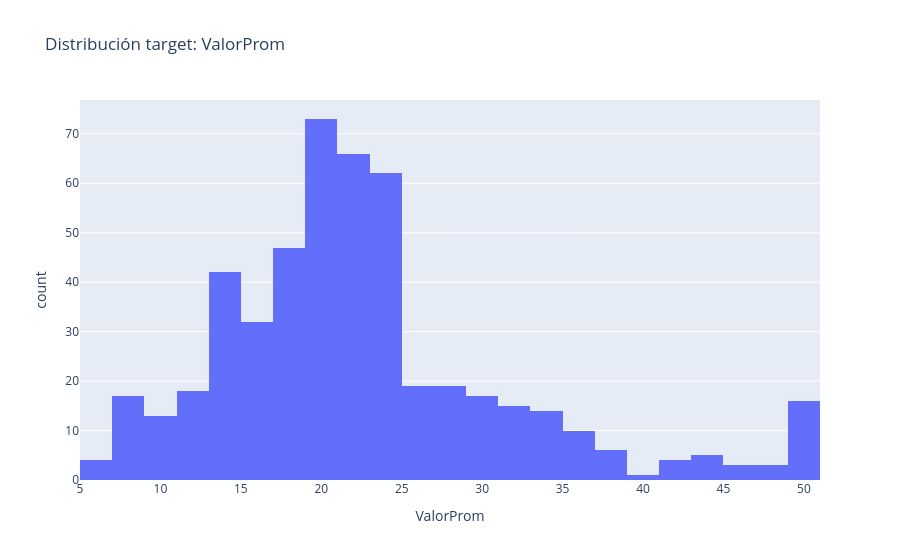
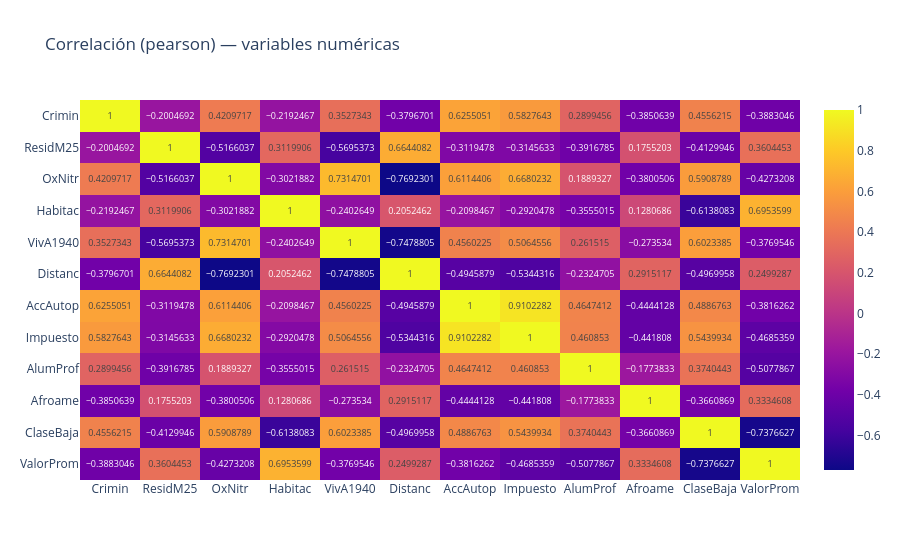
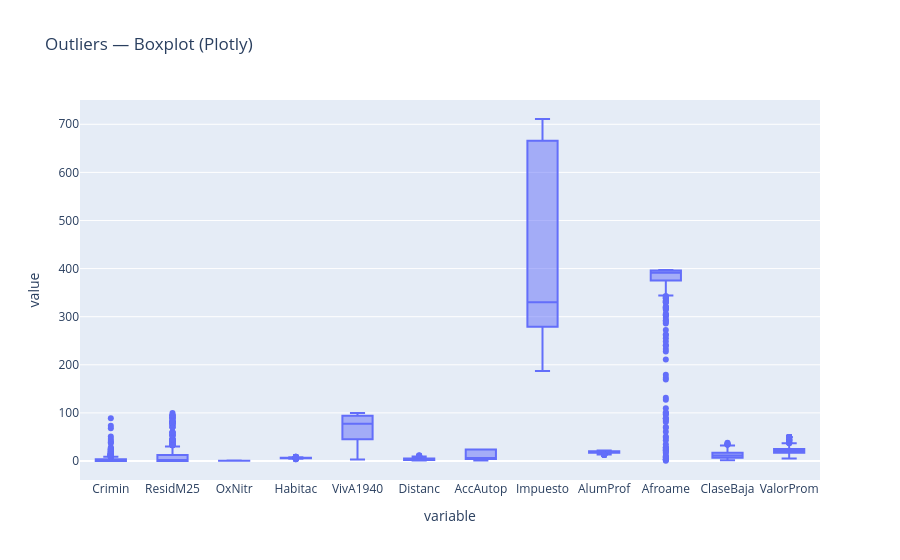

Write notebook code for charts like these, in order.
### Code cell
eda = EDAQuick(df, target="ValorProm")
eda.run_eda()

### Figure 1 — Plotly figure (JSON) as saved in the notebook; plotly's stock layout.template omitted (floating-point values rounded to 4 significant figures; data arrays with more than 128 entries replaced by an {"elided": "..."} marker saying what was removed)
{"data": [{"bingroup": "x", "hovertemplate": "ValorProm=%{x}<br>count=%{y}<extra></extra>", "legendgroup": "", "marker": {"color": "#636efa", "pattern": {"shape": ""}}, "name": "", "nbinsx": 30, "orientation": "v", "showlegend": false, "type": "histogram", "x": {"elided": "506 float values"}, "xaxis": "x", "yaxis": "y"}], "layout": {"barmode": "relative", "legend": {"tracegroupgap": 0}, "title": {"text": "Distribución target: ValorProm"}, "xaxis": {"anchor": "y", "domain": [0, 1], "title": {"text": "ValorProm"}}, "yaxis": {"anchor": "x", "domain": [0, 1], "title": {"text": "count"}}}}

### Figure 2 — Plotly figure (JSON) as saved in the notebook; plotly's stock layout.template omitted (floating-point values rounded to 4 significant figures; data arrays with more than 128 entries replaced by an {"elided": "..."} marker saying what was removed)
{"data": [{"coloraxis": "coloraxis", "hovertemplate": "x: %{x}<br>y: %{y}<br>color: %{z}<extra></extra>", "name": "0", "texttemplate": "%{z}", "type": "heatmap", "x": ["Crimin", "ResidM25", "OxNitr", "Habitac", "VivA1940", "Distanc", "AccAutop", "Impuesto", "AlumProf", "Afroame", "ClaseBaja", "ValorProm"], "xaxis": "x", "y": ["Crimin", "ResidM25", "OxNitr", "Habitac", "VivA1940", "Distanc", "AccAutop", "Impuesto", "AlumProf", "Afroame", "ClaseBaja", "ValorProm"], "yaxis": "y", "z": {"elided": "12x12 float values"}}], "layout": {"coloraxis": {"colorscale": [[0, "#0d0887"], [0.1111, "#46039f"], [0.2222, "#7201a8"], [0.3333, "#9c179e"], [0.4444, "#bd3786"], [0.5556, "#d8576b"], [0.6667, "#ed7953"], [0.7778, "#fb9f3a"], [0.8889, "#fdca26"], [1, "#f0f921"]]}, "title": {"text": "Correlación (pearson) — variables numéricas"}, "xaxis": {"anchor": "y", "domain": [0, 1]}, "yaxis": {"anchor": "x", "autorange": "reversed", "domain": [0, 1]}}}

### Figure 3 — Plotly figure (JSON) as saved in the notebook; plotly's stock layout.template omitted (floating-point values rounded to 4 significant figures; data arrays with more than 128 entries replaced by an {"elided": "..."} marker saying what was removed)
{"data": [{"alignmentgroup": "True", "boxpoints": "outliers", "hovertemplate": "variable=%{x}<br>value=%{y}<extra></extra>", "legendgroup": "", "marker": {"color": "#636efa"}, "name": "", "notched": false, "offsetgroup": "", "orientation": "v", "showlegend": false, "type": "box", "x": {"elided": "6072 str values"}, "x0": " ", "xaxis": "x", "y": {"elided": "6072 float values"}, "y0": " ", "yaxis": "y"}], "layout": {"boxmode": "group", "legend": {"tracegroupgap": 0}, "title": {"text": "Outliers — Boxplot (Plotly)"}, "xaxis": {"anchor": "y", "domain": [0, 1], "title": {"text": "variable"}}, "yaxis": {"anchor": "x", "domain": [0, 1], "title": {"text": "value"}}}}
